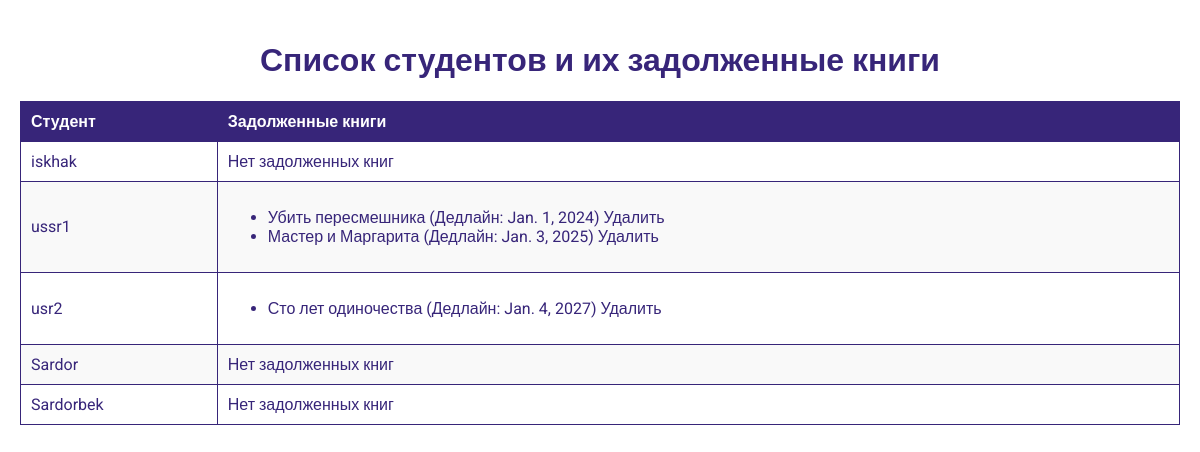
The app's page /students/ (signed in) with its own data.
### library/models.py (models this page shows, shortened)
class StudentProfile(models.Model):
    user = models.OneToOneField(User, on_delete=models.CASCADE)
    group = models.CharField(max_length=10)  # Например, 'БФИ2201'
    full_name = models.CharField(max_length=100)  # ФИО

class BorrowedBook(models.Model):
    student = models.ForeignKey(StudentProfile, on_delete=models.CASCADE)  # Связь с пользователем
    book = models.ForeignKey(Book, on_delete=models.CASCADE)      # Связь с книгой
    deadline = models.DateField()                                  # Дата дедлайна

class Book(models.Model):
    title = models.CharField(max_length=200)
    author = models.CharField(max_length=100)
    isbn = models.CharField(max_length=13, unique=True)
    available = models.BooleanField(default=True)

### library/views.py (the view)
# urls.py: path('students/', views.student_list, name='student_list'),
@user_passes_test(lambda u: u.is_superuser)
def student_list(request):
    students = StudentProfile.objects.all()
    borrowed_books = BorrowedBook.objects.select_related('book').filter(student__in=students)
    student_books = {}
    for student in students:
        student_books[student] = borrowed_books.filter(student=student)
    return render(request, 'library/student_list.html', {'student_books': student_books})

### library/templates/library/student_list.html (shortened to what this page needs)
<!DOCTYPE html>
<html lang="ru">
<head>
</head>
<body>
    <h1>Список студентов и их задолженные книги</h1>
    <table>
        <thead>
            <tr>
                <th>Студент</th>
                <th>Задолженные книги</th>
            </tr>
        </thead>
        <tbody>
            {% for student, books in student_books.items %}
                <tr>
                    <td>{{ student.user }}</td>
                    <td>
                        {% if books %}
                            <ul>
                                {% for borrowed in books %}
                                    <li>
                                        {{ borrowed.book.title }}
                                        (Дедлайн: {{ borrowed.deadline }})
                                        <a href="{% url 'delete_borrowed_book' borrowed.id %}">Удалить</a>
                                    </li>
                                {% endfor %}
                            </ul>
                        {% else %}
                            Нет задолженных книг
                        {% endif %}
                    </td>
                </tr>
            {% endfor %}
        </tbody>
    </table>
</body>
</html>

### library/templates/library/student_list.html (style rules this page uses)
body { background-color: #ffffff; font-family: 'Roboto', sans-serif; color: #372579; margin: 0; padding: 20px; }
h1 { text-align: center; color: #372579; }
table { width: 100%; border-collapse: collapse; margin-top: 20px; }
th, td { border: 1px solid #372579; padding: 10px; text-align: left; }
th { background-color: #372579; color: white; }
tr:nth-child(even) { background-color: #f9f9f9; }
a { color: #372579; text-decoration: none; }

### records on screen
StudentProfile: user "iskhak", shows "Нет задолженных книг"
StudentProfile: user "ussr1"
BorrowedBook: book "Убить пересмешника", deadline "Jan. 1, 2024"
BorrowedBook: book "Мастер и Маргарита", deadline "Jan. 3, 2025"
StudentProfile: user "usr2"
BorrowedBook: book "Сто лет одиночества", deadline "Jan. 4, 2027"
StudentProfile: user "Sardor", shows "Нет задолженных книг"
StudentProfile: user "Sardorbek", shows "Нет задолженных книг"
